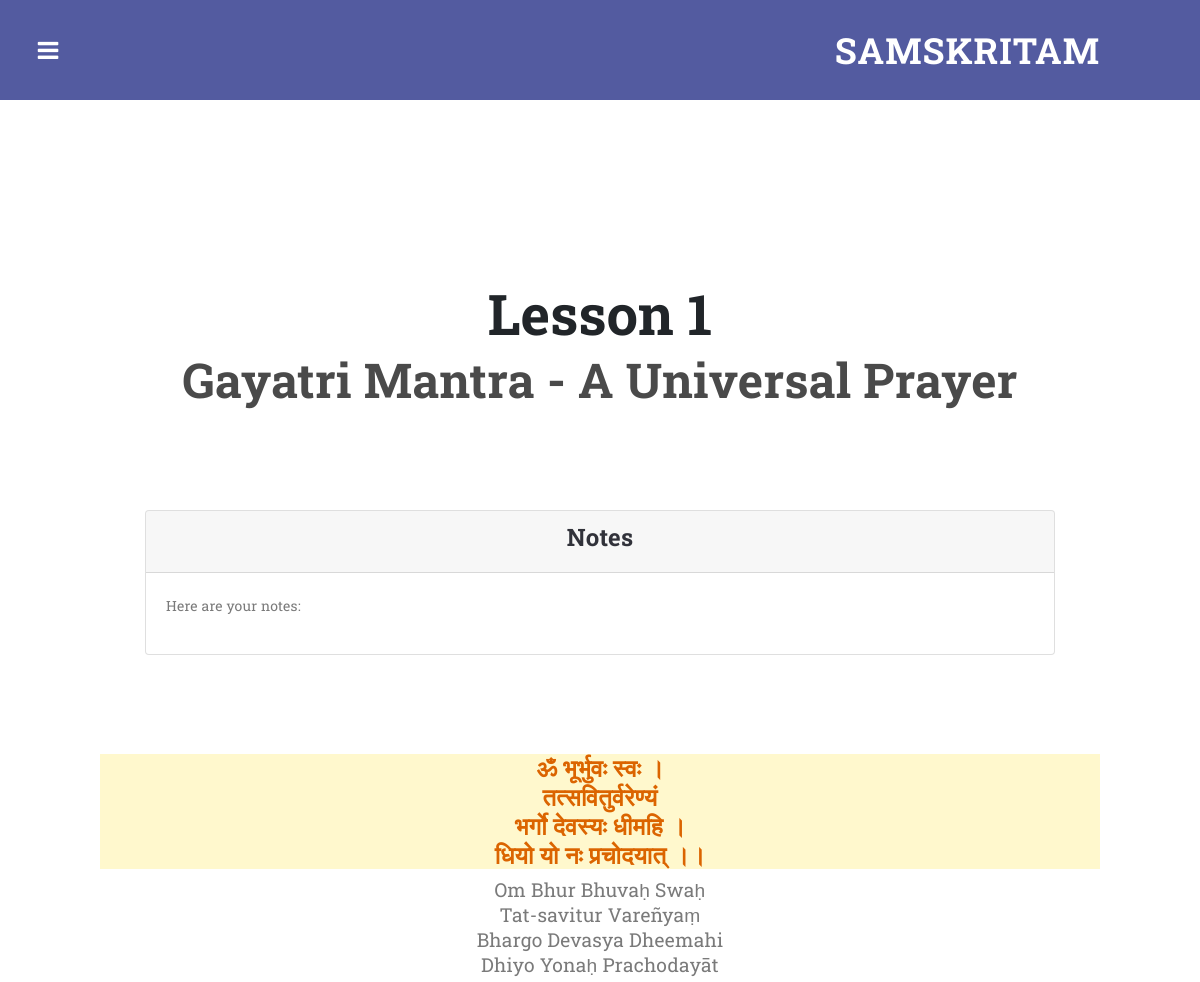
The app's page /learn/lesson1 (signed in, upper part), older data.
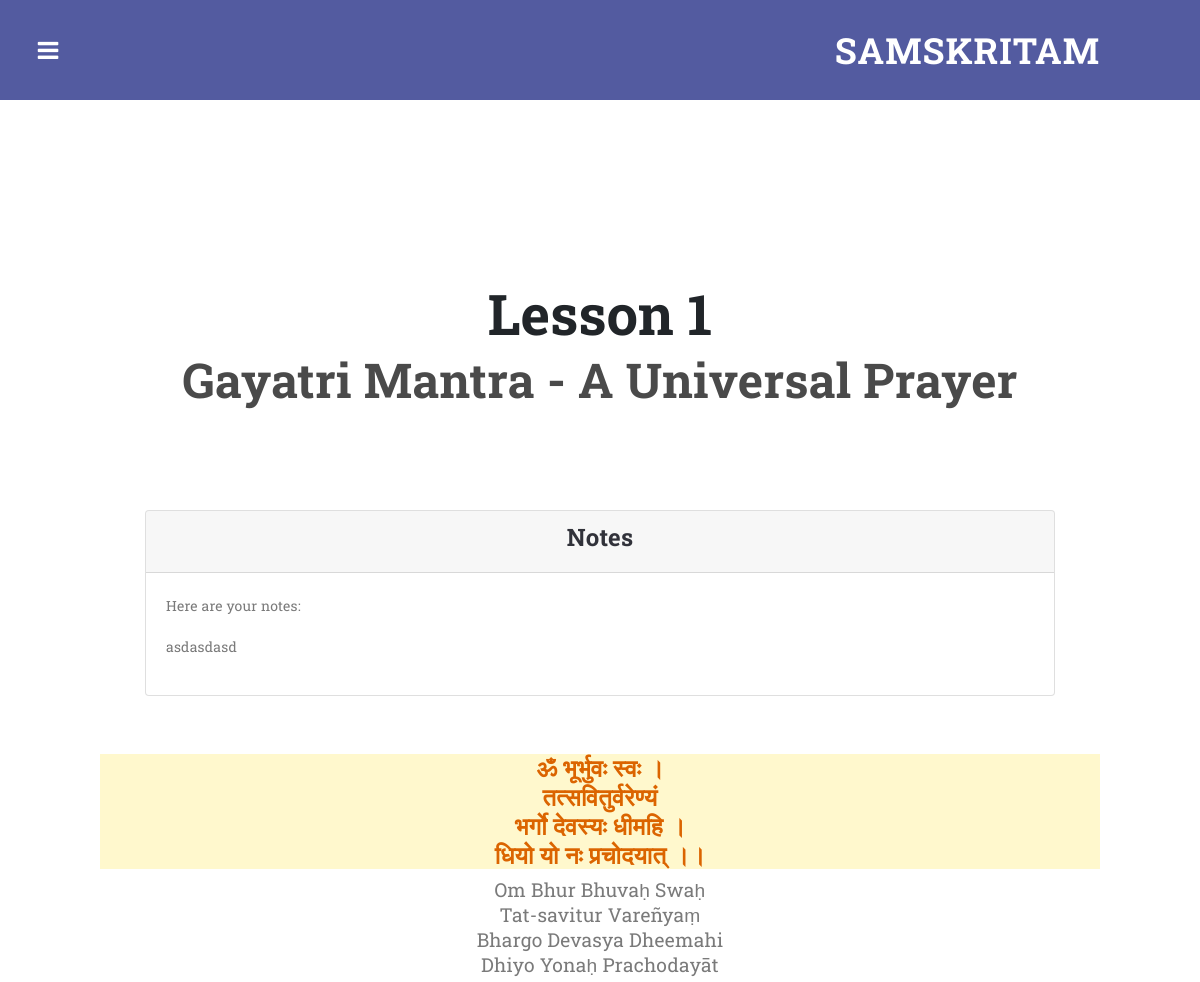
The same page, newer data.
### main/models.py (models this page shows)
class notes(models.Model):
        add_time = models.DateTimeField(null = False,auto_now_add=True)
        user = models.ForeignKey(User,on_delete=models.SET_NULL,null=True)
        lesson_no = models.IntegerField()
        note = models.TextField(null=False)

### main/views.py (the view, shortened to what this page needs)
# urls.py: path('learn/lesson1',views.lesson1,name='lesson1'),
def lesson1(request):
    print(request.POST.keys())
    notes_list=notes.objects.filter(lesson_no=1,user=request.user)
    return render(request,'main/learn/lessons/lesson1.html',{"lesson_no":"1","notes":notes_list})

### templates/main/learn/lessons/lesson1.html (shortened to what this page needs)
{%extends "main/base.html"%}
{% load static %}
{% block content %}
<div class="page-heading">
  <div class="container-fluid">
    <div class="row">
      <div class="col-md-12">
        <h1 style="font-size: 3.5rem; text-align: center;font-weight: bold;
        padding-top: 8%;">Lesson 1</h1>
        <p style="text-align: center; font-size: 3rem; font-weight: bold;">Gayatri Mantra - A Universal Prayer</p>
      </div>
    </div>
  </div>
</div>
<br><br><br>
<div class="card-deck" style="height: 250px; padding: 3%;">
  <div class="col-lg-12">
    <div class="card">
      <div class="card-header">
        <h4 style="text-align: center; font-size: 1.5rem; font-weight: bold;">Notes</h4>
      </div>
      <div class="card-body" style="color: black;font-size: 1.2rem;">
        <p id="appendnote">Here are your notes:</p>
        {% for note_i in notes %}
        <p>{{note_i.note}}</p>
        {% endfor %}
      </div>
      </div>
    </div>
    </div>
    <br>
<h4 style="text-align: center; font-size: 1.5rem; font-weight: bold; color: #db6400; background-color: #fff8cd;">ॐ भूर्भुवः स्वः ।<br>
  तत्सवितुर्वरेण्यं<br>
  भर्गो देवस्यः धीमहि ।<br>
  धियो यो नः प्रचोदयात् ।।</h4>
<p style="text-align: center; font-size: 1.2rem;">Om Bhur Bhuvaḥ Swaḥ<br>
  Tat-savitur Vareñyaṃ<br>
  Bhargo Devasya Dheemahi<br>
  Dhiyo Yonaḥ Prachodayāt</p>
<br><br><br>
<br><br><br>
{%endblock%}

Row changes from the older to the newer data that the page shows:
added notes: note "asdasdasd"
